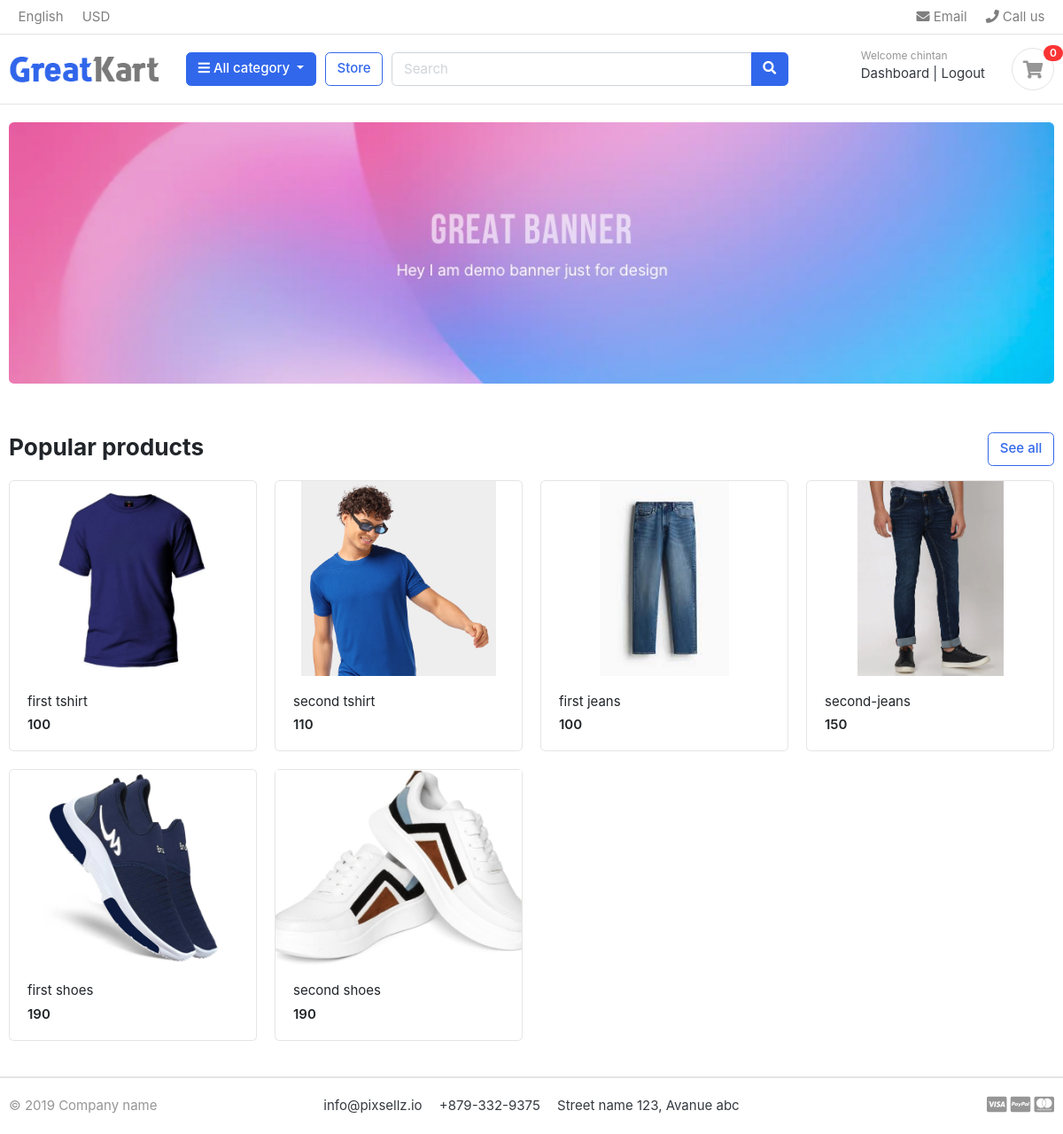
The app's page / (signed in) with its own data.
### store/models.py (models this page shows, shortened)
class Product(models.Model):
    product_name = models.CharField(max_length=50,unique=True)
    slug = models.SlugField(max_length=200,unique=True)
    description = models.TextField(max_length=200,unique=True)
    price = models.IntegerField()
    images = models.ImageField(upload_to='photos/products')
    stock = models.IntegerField()
    is_available = models.BooleanField(default=True)
    category = models.ForeignKey(Category ,on_delete=models.CASCADE)
    created_date = models.DateTimeField(auto_now_add=True)
    modified_date = models.DateTimeField(auto_now=True)
    def get_url(self):
        return reverse('product_detail',args=[self.category.slug,self.slug])

### greatkart/views.py (the view)
# urls.py: 2. Add a URL to urlpatterns:  path('', views.home, name='home')
def home(request):
    products= Product.objects.all().filter(is_available=True)
    product_count = products.count()
    context = {
        'products' :  products,
        'product_count' : product_count
    }
    return render(request,'home.html',context)

### carts/context_processors.py (called while the page is built)
def counter(request):
    cart_count = 0
    if 'admin' in request.path:
        return {}
    else:
        try:
            cart = Cart.objects.filter(cart_id = __cart_id(request))
            cart_items = CartItem.objects.all().filter(cart=cart[:1])
            for cart_item in cart_items:
                cart_count += cart_item.quantity
        except Cart.DoesNotExist:
            cart_count=0
    return dict(cart_count=cart_count)

### carts/views.py (called while the page is built)
def __cart_id(request):
    cart = request.session.session_key
    if not cart:
        cart = request.session.create()
    return cart

### category/context_processors.py (called while the page is built)
def menu_links(request):
    links = Category.objects.all()
    return dict(links=links)

### category/models.py (called while the page is built)
    def get_url(self):
        return reverse('product_by_category',args=[self.slug])

### templates/home.html
{% extends 'base.html' %}
{% load static %}
{% block content  %}
<section class="section-intro padding-y-sm">
<div class="container">
<div class="intro-banner-wrap">
	<img src="{% static 'images/banners/1.jpg' %}" class="img-fluid rounded">
</div>
</div>
</section>
<section class="section-name padding-y-sm">
<div class="container">
<header class="section-heading">
	<a href="{% url 'store' %}" class="btn btn-outline-primary float-right">See all</a>
	<h3 class="section-title">Popular products</h3>
</header>
<div class="row">
	{% for product in products %}
	<div class="col-md-3">
		<div class="card card-product-grid">
			<a href="{{ product.get_url }}" class="img-wrap"> <img src="{{ product.images.url }}"> </a>
			<figcaption class="info-wrap">
				<a href="{{ product.get_url }}" class="title">{{ product.product_name }}</a>
				<div class="price mt-1">{{ product.price }}</div>
			</figcaption>
		</div>
	</div>
	{% endfor %}
</div>
</div>
</section>
</body>
</html>
{% endblock %}

### templates/includes/navbar.html (shortened to what this page needs)
{% load static %}
<header class="section-header">
    <nav class="navbar p-md-0 navbar-expand-sm navbar-light border-bottom">
    <div class="container">
      <div class="collapse navbar-collapse" id="navbarTop4">
        <ul class="navbar-nav mr-auto">
            <li class="nav-item dropdown">
                 <a href="#" class="nav-link">   English </a>
            </li>
            <li class="nav-item dropdown">
                <a href="#" class="nav-link"> USD </a>
            </li>
        </ul>
        <ul class="navbar-nav">
            <li><a href="#" class="nav-link"> <i class="fa fa-envelope"></i> Email </a></li>
            <li><a href="#" class="nav-link"> <i class="fa fa-phone"></i> Call us </a></li>
        </ul>
      </div>
    </div>
    </nav>
    <section class="header-main border-bottom">
        <div class="container">
    <div class="row align-items-center">
        <div class="col-lg-2 col-md-3 col-6">
            <a href="{% url 'home' %}" class="brand-wrap">
                <img class="logo" src="{% static './images/logo.png' %}">
            </a>
        </div>
        <div class="col-lg col-sm col-md col-6 flex-grow-0">
            <div class="category-wrap dropdown d-inline-block float-right">
                <button type="button" class="btn btn-primary dropdown-toggle" data-toggle="dropdown">
                    <i class="fa fa-bars"></i> All category
                </button>
            </div>
        </div>
        <a href="{% url 'store' %}" class="btn btn-outline-primary">Store</a>
        <div class="col-lg  col-md-6 col-sm-12 col">
            <form action="{% url 'search' %}" class="search" method="GET">
                <div class="input-group w-100">
                    <input type="text" class="form-control" style="width:60%;" name="keyword" placeholder="Search">
                    <div class="input-group-append">
                      <button class="btn btn-primary" type="submit">
                        <i class="fa fa-search"></i>
                      </button>
                    </div>
                </div>
            </form>
        </div>
        <div class="col-lg-3 col-sm-6 col-8 order-2 order-lg-3">
                    <div class="d-flex justify-content-end mb-3 mb-lg-0">
                        {% if user.id is None %}
                        <div class="widget-header">
                            <small class="title text-muted">Welcome Guest!</small>
                            <div>
                                <a href="{% url 'login' %}">Sign in</a> <span class="dark-transp"> | </span>
                                <a href="{% url 'register' %}"> Register</a>
                            </div>
                        </div>
                        {% else %}
                        <div class="widget-header">
                            <small class="title text-muted">Welcome {{ user.username }}</small>
                            <div>
                                <a href="{% url 'dashboard' %}">Dashboard</a> <span class="dark-transp"> | </span>
                                <a href="{% url 'logout' %}"> Logout</a>
                            </div>
                        </div>
                        {% endif %}
                        <a href="{% url 'cart' %}" class="widget-header pl-3 ml-3">
                            <div class="icon icon-sm rounded-circle border"><i class="fa fa-shopping-cart"></i></div>
                            <span class="badge badge-pill badge-danger notify">{{ cart_count }}</span>
                        </a>
                    </div>
                </div>
    </div>
        </div>
    </section>
</header>

### greatkart/static/css/ui.css (style rules this page uses)
html { font-family: "Inter", sans-serif; font-size: 15px; }
.img-wrap { text-align: center; display: block; }
.img-wrap img { max-width: 100%; }
.icon-xs, .icon-sm, .icon-md, .icon-lg { display: inline-block; text-align: center; flex-shrink: 0; flex-grow: 0; }
.icon-sm { width: 48px; height: 48px; line-height: 48px !important; font-size: 20px; }
.padding-y-sm { padding-top: 20px; padding-bottom: 20px; }
.section-heading { margin-bottom: 20px; margin-top: 15px; }
.section-title { color: #212529; }
.header-main { position: relative; padding-top: 1rem; padding-bottom: 1rem; }
.brand-wrap .logo, .navbar-brand .logo { margin-right: 7px; max-height: 42px; display: inline-block; }
.widget-header { display: inline-block; vertical-align: middle; position: relative; }
.widget-header a { color: #343a40; }
.widget-header i { color: #969696; }
.widget-header .title { display: block; }
.widget-header .notify { position: absolute; top: -3px; right: -10px; }
[class*=card-product] a.title { color: #212529; display: block; }
[class*=card-product] .img-wrap { overflow: hidden; position: relative; }
[class*=card-product] .img-wrap img { height: 100%; max-width: 100%; width: auto; display: inline-block; -o-object-fit: cover; object-fit: cover; }
.card-product-grid { margin-bottom: 20px; }
.card-product-grid .img-wrap { border-radius: 0.2rem 0.2rem 0 0; height: 220px; }
.card-product-grid .info-wrap { overflow: hidden; padding: 18px 20px; }
.card .img-wrap { overflow: hidden; }
.notify { position: absolute; top: -4px; right: -10px; display: inline-block; padding: 0.25em 0.6em; font-size: 12px; line-height: 1; text-align: center; border-radius: 3rem; color: #fff; background-color: #fa3434; }
.price { font-weight: 600; color: #212529; }

### records on screen
Product: images (picture), product_name "first tshirt", price "100"
Product: images (picture), product_name "second tshirt", price "110"
Product: images (picture), product_name "first jeans", price "100"
Product: images (picture), product_name "second-jeans", price "150"
Product: images (picture), product_name "first shoes", price "190"
Product: images (picture), product_name "second shoes", price "190"

### other values on screen
{{ user.username }} "chintan"
{{ cart_count }} "0"
